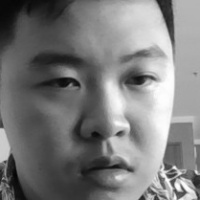
#> input picture data/at/Herdinand/001_161.pgm, 200 x 200 px; its folder holds only this picture in this run
$ python -i preprocessdata.py   (imports and definitions only)
#> lines starting #> are read from the running program, lines starting #| are printed output that depends on the picture
import cv2
import os
from PIL import Image
import numpy as np

# Path ke folder dataset (input) dan folder hasil preprocessing (output)
input_folder = "dataset_raw"
output_folder = "dataset_preprocessed"

# Pastikan folder output ada
# [1 line not run here, left out]

# Load model deteksi wajah dari OpenCV (pre-trained Haarcascade)
face_cascade = cv2.CascadeClassifier(cv2.data.haarcascades + 'haarcascade_frontalface_default.xml')

# Fungsi untuk preprocessing 1 gambar
def preprocess_image(image_path, output_path, target_size=(128, 128)):
    # Baca gambar
#> called with image_path = 'data/at/Herdinand/001_161.pgm', output_path = 'out.png', target_size = (128, 128)
    img = cv2.imread(image_path)
#> img is the input picture: shape (200, 200, 3); min 4, max 254, mean 123.4
    gray = cv2.cvtColor(img, cv2.COLOR_BGR2GRAY)  # Konversi ke grayscale

    # Deteksi wajah
    faces = face_cascade.detectMultiScale(gray, scaleFactor=1.1, minNeighbors=5)
#> faces = [[19, 14, 169, 169]]

    # Kalau ada wajah terdeteksi
    for (x, y, w, h) in faces:
        face = img[y:y+h, x:x+w]  # Crop wajah
        face = cv2.cvtColor(face, cv2.COLOR_BGR2RGB)  # Convert ke RGB untuk PIL

        pil_image = Image.fromarray(face)
        pil_image = pil_image.resize(target_size)  # Resize ke ukuran target

        # Simpan gambar hasil preprocessing
        pil_image.save(output_path)
        return True  # Sukses memproses
#> this loop made 1 pass
#> pass 1, in preprocess_image, `face = img[y:y+h, x:x+w]`:
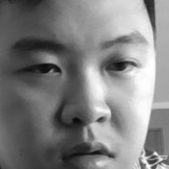
#> face: shape (169, 169, 3); min 11, max 254, mean 127.7

    return False  # Tidak ada wajah terdeteksi

# Loop semua file gambar di input_folder
# [11 lines not run here, left out]

>>> result = preprocess_image('data/at/Herdinand/001_161.pgm', 'out.png')

$ run again, on data/at/Herdinand/001_201.pgm
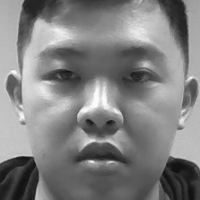
#> input picture data/at/Herdinand/001_201.pgm, 200 x 200 px
#> in preprocess_image, img is the input picture: shape (200, 200, 3); min 15, max 253, mean 128.2
#> faces = [[7, 9, 182, 182]]
#> the loop in preprocess_image, `for (x, y, w, h) in faces:` made 1 pass
#> pass 1, in preprocess_image, `face = img[y:y+h, x:x+w]`:
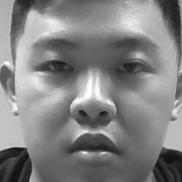
#> face: shape (182, 182, 3); min 16, max 253, mean 129.7

$ run again, on data/at/Herdinand/001_262.pgm
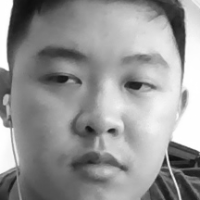
#> input picture data/at/Herdinand/001_262.pgm, 200 x 200 px
#> in preprocess_image, img is the input picture: shape (200, 200, 3); min 14, max 255, mean 149.6
#> faces = [[15, 12, 174, 174]]
#> the loop in preprocess_image, `for (x, y, w, h) in faces:` made 1 pass
#> pass 1, in preprocess_image, `face = img[y:y+h, x:x+w]`:
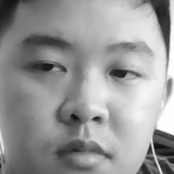
#> face: shape (174, 174, 3); min 14, max 255, mean 151

$ run again, on data/at/Herdinand/001_294.pgm
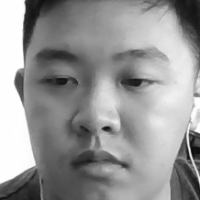
#> input picture data/at/Herdinand/001_294.pgm, 200 x 200 px
#> in preprocess_image, img is the input picture: shape (200, 200, 3); min 9, max 255, mean 149.3
#> faces = [[13, 14, 172, 172]]
#> the loop in preprocess_image, `for (x, y, w, h) in faces:` made 1 pass
#> pass 1, in preprocess_image, `face = img[y:y+h, x:x+w]`:
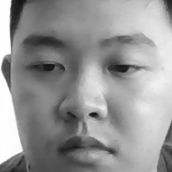
#> face: shape (172, 172, 3); min 18, max 255, mean 149.7
